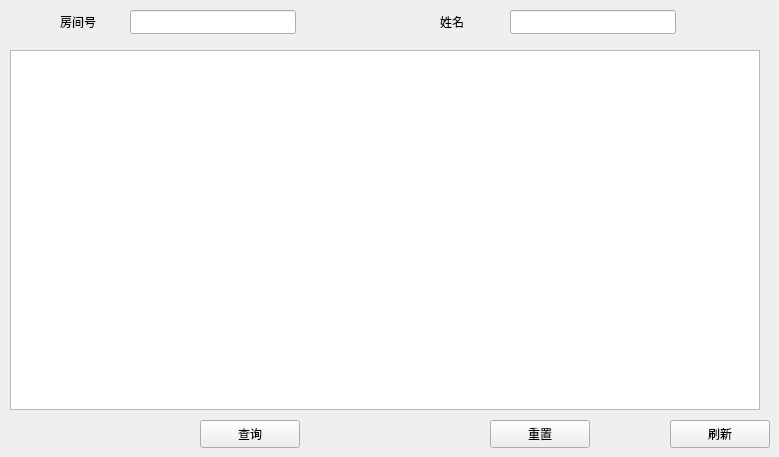
     <widget class="QWidget" name="tab_5">
      <property name="styleSheet">
       <string notr="true"/>
      </property>
      <attribute name="title">
       <string>综合查询</string>
      </attribute>
      <widget class="QPushButton" name="btnESelect">
       <property name="geometry">
        <rect>
         <x>200</x>
         <y>420</y>
         <width>100</width>
         <height>28</height>
        </rect>
       </property>
       <property name="text">
        <string>查询</string>
       </property>
      </widget>
      <widget class="QPushButton" name="btnEClear">
       <property name="geometry">
        <rect>
         <x>490</x>
         <y>420</y>
         <width>100</width>
         <height>28</height>
        </rect>
       </property>
       <property name="text">
        <string>重置</string>
       </property>
      </widget>
      <widget class="QPushButton" name="btnERefresh">
       <property name="geometry">
        <rect>
         <x>670</x>
         <y>420</y>
         <width>100</width>
         <height>28</height>
        </rect>
       </property>
       <property name="text">
        <string>刷新</string>
       </property>
      </widget>
      <widget class="QTableView" name="tableViewE">
       <property name="geometry">
        <rect>
         <x>10</x>
         <y>50</y>
         <width>750</width>
         <height>360</height>
        </rect>
       </property>
      </widget>
      <widget class="QLineEdit" name="letERoomNumber">
       <property name="geometry">
        <rect>
         <x>130</x>
         <y>10</y>
         <width>166</width>
         <height>24</height>
        </rect>
       </property>
      </widget>
      <widget class="QLabel" name="label_24">
       <property name="geometry">
        <rect>
         <x>60</x>
         <y>10</y>
         <width>60</width>
         <height>24</height>
        </rect>
       </property>
       <property name="text">
        <string>房间号</string>
       </property>
      </widget>
      <widget class="QLabel" name="label_23">
       <property name="geometry">
        <rect>
         <x>440</x>
         <y>10</y>
         <width>60</width>
         <height>24</height>
        </rect>
       </property>
       <property name="text">
        <string>姓名</string>
       </property>
      </widget>
      <widget class="QLineEdit" name="letEName">
       <property name="geometry">
        <rect>
         <x>510</x>
         <y>10</y>
         <width>166</width>
         <height>24</height>
        </rect>
       </property>
      </widget>
     </widget>
